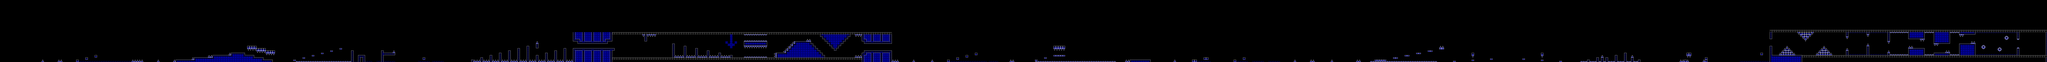

Below is a game level as drawn by its tile map, then a one-line description and the .tmx that defines it (tile-layer data replaced by summaries):
An orthogonal 886x27 tile map with 16x16 px tiles, 2 tile layers (l2, l1), 2 tilesets and 448 objects.

<map version="1.10" tiledversion="1.11.0" orientation="orthogonal" renderorder="right-down" width="886" height="27" tilewidth="16" tileheight="16" infinite="0" nextlayerid="8" nextobjectid="966">
 <editorsettings>
  <export target="leveleasy.json" format="json" />
 </editorsettings>
 <properties>
  <property name="BG" type="color" value="#ff28acff" />
  <property name="Difficulty" value="NORMAL" />
  <property name="GROUND" type="color" value="#ff0088ff" />
  <property name="Gamemode" type="int" value="0" />
  <property name="Level name" value="LEVEL EASY" />
  <property name="Song" value="STEREOMA" />
  <property name="Speed" type="int" value="1" />
  <property name="Stars" type="int" value="3" />
 </properties>
 <tileset firstgid="1" source="famidash.tsx" />
 <tileset firstgid="2049" source="sprites.tsx" />
 <layer id="4" name="l2" width="886" height="27">
  <data>[23922 cells, 23922 non-empty, 2 distinct tile ids]</data>
 </layer>
 <layer id="1" name="l1" width="886" height="27">
  <data>[23922 cells, 23839 non-empty, 34 distinct tile ids]</data>
 </layer>
 <objectgroup id="7" name="SP">
  <object id="422" gid="2092" x="699" y="416" width="16" height="16" />
  <object id="423" gid="2092" x="762.625" y="400" width="16" height="16" />
  <object id="424" gid="2092" x="826.75" y="384" width="16" height="16" />
  <object id="425" gid="2092" x="890.5" y="368" width="16" height="16" />
  <object id="426" gid="2060" x="992" y="433" width="16" height="16" />
  <object id="427" gid="2060" x="512" y="433" width="16" height="16" />
  <object id="429" gid="1" x="996.5" y="431" width="16" height="16" />
  <object id="430" gid="2060" x="1216" y="417" width="16" height="16" />
  <object id="431" gid="2060" x="1344" y="401" width="16" height="16" />
  <object id="432" gid="2060" x="1472" y="385" width="16" height="16" />
  <object id="433" gid="2062" x="1600" y="369" width="16" height="16" />
  <object id="434" gid="2061" x="1696" y="385" width="16" height="16" />
  <object id="435" gid="2061" x="1760" y="401" width="16" height="16" />
  <object id="436" gid="2061" x="1824" y="417" width="16" height="16" />
  <object id="439" gid="2057" x="1736.63" y="320.125" width="16" height="16" />
  <object id="440" gid="2057" x="1800.5" y="336" width="16" height="16" />
  <object id="441" gid="2057" x="1864.63" y="352.25" width="16" height="16" />
  <object id="442" gid="2092" x="2866" y="432" width="16" height="16" />
  <object id="443" gid="2079" x="2850" y="432" width="16" height="16" />
  <object id="444" gid="2079" x="2837" y="432" width="16" height="16" />
  <object id="445" gid="2079" x="2824" y="432" width="16" height="16" />
  <object id="446" gid="2092" x="2584" y="400" width="16" height="16">
   <properties>
    <property name="metatile ID appearance" type="int" value="16" />
   </properties>
  </object>
  <object id="447" gid="2092" x="2584" y="416" width="16" height="16">
   <properties>
    <property name="metatile ID appearance" type="int" value="20" />
   </properties>
  </object>
  <object id="448" gid="2092" x="2584" y="432" width="16" height="16">
   <properties>
    <property name="metatile ID appearance" type="int" value="20" />
   </properties>
  </object>
  <object id="449" gid="2085" x="2600" y="432" width="16" height="16" />
  <object id="450" gid="2085" x="2568" y="432" width="16" height="16" />
  <object id="451" gid="2092" x="2971" y="432" width="16" height="16" />
  <object id="452" gid="2092" x="3035" y="416" width="16" height="16" />
  <object id="453" gid="2092" x="3077" y="432" width="16" height="16" />
  <object id="454" gid="2079" x="3093" y="432" width="16" height="16" />
  <object id="455" gid="2079" x="3109" y="432" width="16" height="16" />
  <object id="456" gid="2085" x="3061" y="432" width="16" height="16" />
  <object id="457" gid="2085" x="2987" y="432" width="16" height="16" />
  <object id="458" gid="2085" x="2881.13" y="432.125" width="16" height="16" />
  </objectgroup>
</map>
<!-- 414 of 448 objects omitted -->